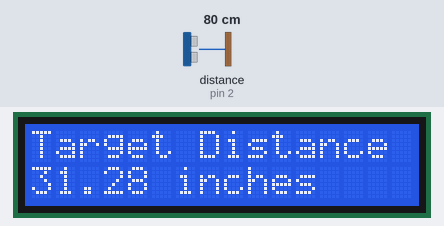
A sketch run on a simulated Arduino Uno, built with avr-gcc and run on an emulated ATmega328P. Shown: 16×2 character LCD. Wiring (inferred from the names in the program): ultrasonic range finder: trigger pin 3; echo pin 2. Inputs (shaded band) come from the test bench; at power-on: distance to the obstacle (sensor on pin 2) 80 cm. The echo pulse lasts 58.3 µs per cm.

Above: at 1.2 s.
1.3 s: distance to the obstacle (sensor on pin 2) set to 2 cm
At 1.91 s:
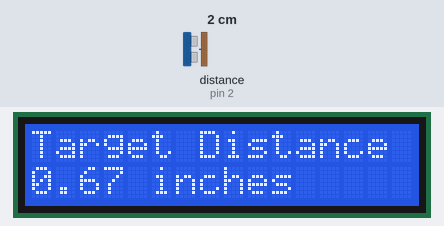
4.3 s: distance to the obstacle (sensor on pin 2) set to 4 cm
At 4.76 s:
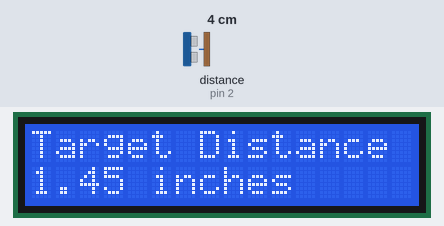
6.0 s: distance to the obstacle (sensor on pin 2) set to 9 cm
At 6.39 s:
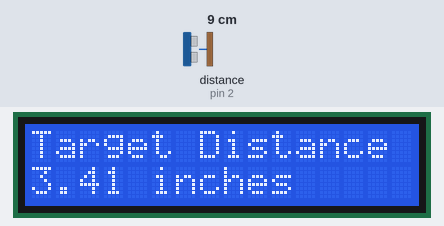
Timing chart, 0 to 9.0 s (numbered marks = the images above; inputs shaded):
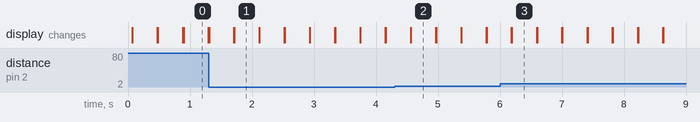

The sketch:

Lesson58_59.ino
```cpp
// Lesson 58: Creating a portable distance calculator
#include<LiquidCrystal.h>
int triggerPin = 3;
int echoPin = 2;
int pingTravelTime; // in micro seconds
float pingTravelDistance;
float distanceToTarget;

int rs = 7;
int en = 8;
int d4 = 9;
int d5 = 10;
int d6 = 11;
int d7 = 12;

LiquidCrystal lcd(rs, en, d4, d5, d6, d7);

void setup() {
  // put your setup code here, to run once:
  Serial.begin(9600);
  pinMode(triggerPin, OUTPUT);
  pinMode(echoPin, INPUT);
  lcd.begin(16, 2);
}

void loop() {
  // Ultrasonic sensor stuff
  digitalWrite(triggerPin, LOW);
  delayMicroseconds(10);
  digitalWrite(triggerPin, HIGH);
  delayMicroseconds(10);
  digitalWrite(triggerPin, LOW);
  pingTravelTime = pulseIn(echoPin, HIGH);
  pingTravelDistance = (pingTravelTime*765.*5280.*12.)/(3600.*1000000.);
  distanceToTarget = pingTravelDistance/2;

//  // Test
//  Serial.print("Travel time is: ");
//  Serial.print(pingTravelTime);
//  Serial.print(" micro seconds |");
//  Serial.print("Travel distance is: ");
////  Serial.print(distanceToTarget*2.54);
////  Serial.println(" cm");
//  Serial.print(distanceToTarget);
//  Serial.println(" inches");
//  delay(250);

// // Test
//  lcd.setCursor(0,0);
//  lcd.print("Hello world");
//  delay(1000);
//  lcd.clear();

  lcd.setCursor(0,0);
  lcd.print("Target Distance");

  lcd.setCursor(0,1);
  lcd.print(distanceToTarget);

  lcd.print(" inches");
  delay(400);
  lcd.clear();
}
```

Measured:
- after the input at 1.3 s, the display: first differs from a run without the input after 0.41 s (image 1)
- after the input at 4.3 s, the display: first differs from a run without the input after 0.26 s (image 2)
- after the input at 6.0 s, the display: first differs from a run without the input after 0.19 s (image 3)
- what the display in image 0 shows lasts 0.4 s, from 0.9 s to 1.3 s
